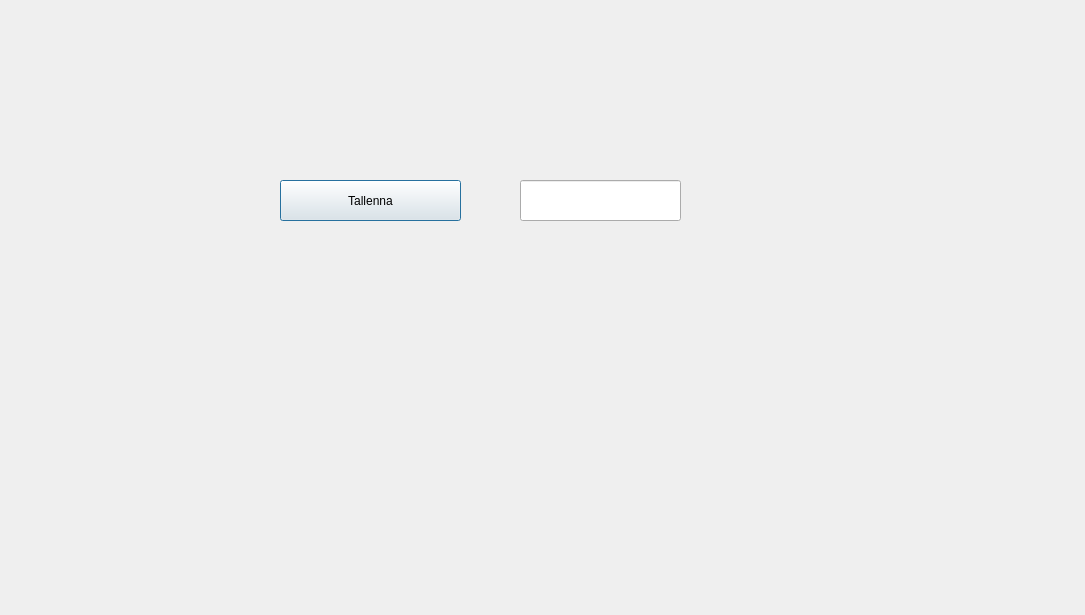
<?xml version="1.0" encoding="UTF-8"?>
<ui version="4.0">
 <class>Page2</class>
 <widget class="QDialog" name="Page2">
  <property name="geometry">
   <rect>
    <x>0</x>
    <y>0</y>
    <width>1085</width>
    <height>615</height>
   </rect>
  </property>
  <property name="windowTitle">
   <string>Dialog</string>
  </property>
  <widget class="QLineEdit" name="textFname">
   <property name="geometry">
    <rect>
     <x>520</x>
     <y>180</y>
     <width>161</width>
     <height>41</height>
    </rect>
   </property>
  </widget>
  <widget class="QPushButton" name="btnSave">
   <property name="geometry">
    <rect>
     <x>280</x>
     <y>180</y>
     <width>181</width>
     <height>41</height>
    </rect>
   </property>
   <property name="text">
    <string>Tallenna</string>
   </property>
  </widget>
 </widget>
 <resources/>
 <connections/>
</ui>
